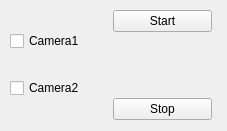
<?xml version="1.0" encoding="UTF-8"?>
<ui version="4.0">
 <class>MyPluginWidget</class>
 <widget class="QWidget" name="MyPluginWidget">
  <property name="geometry">
   <rect>
    <x>0</x>
    <y>0</y>
    <width>227</width>
    <height>131</height>
   </rect>
  </property>
  <property name="windowTitle">
   <string>Form</string>
  </property>
  <widget class="QWidget" name="layoutWidget">
   <property name="geometry">
    <rect>
     <x>10</x>
     <y>10</y>
     <width>202</width>
     <height>110</height>
    </rect>
   </property>
   <layout class="QHBoxLayout" name="horizontalLayout">
    <item>
     <layout class="QVBoxLayout" name="verticalLayout_2">
      <item>
       <widget class="QCheckBox" name="Camera1">
        <property name="text">
         <string>Camera1</string>
        </property>
       </widget>
      </item>
      <item>
       <widget class="QCheckBox" name="Camera2">
        <property name="text">
         <string>Camera2</string>
        </property>
       </widget>
      </item>
     </layout>
    </item>
    <item>
     <layout class="QVBoxLayout" name="verticalLayout">
      <item>
       <widget class="QPushButton" name="Start">
        <property name="minimumSize">
         <size>
          <width>99</width>
          <height>0</height>
         </size>
        </property>
        <property name="maximumSize">
         <size>
          <width>99</width>
          <height>16777215</height>
         </size>
        </property>
        <property name="text">
         <string>Start</string>
        </property>
       </widget>
      </item>
      <item>
       <spacer name="verticalSpacer">
        <property name="orientation">
         <enum>Qt::Vertical</enum>
        </property>
        <property name="sizeHint" stdset="0">
         <size>
          <width>20</width>
          <height>40</height>
         </size>
        </property>
       </spacer>
      </item>
      <item>
       <widget class="QPushButton" name="Stop">
        <property name="text">
         <string>Stop</string>
        </property>
       </widget>
      </item>
     </layout>
    </item>
   </layout>
  </widget>
 </widget>
 <resources/>
 <connections/>
</ui>
